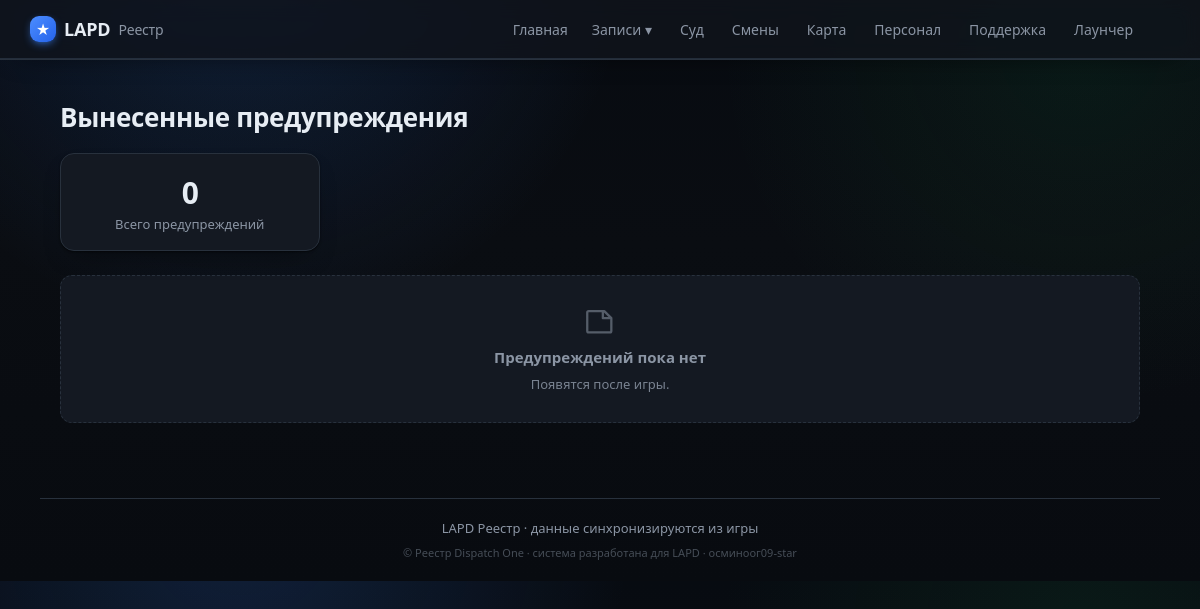
/warnings, run on an earlier commit of the app's database.
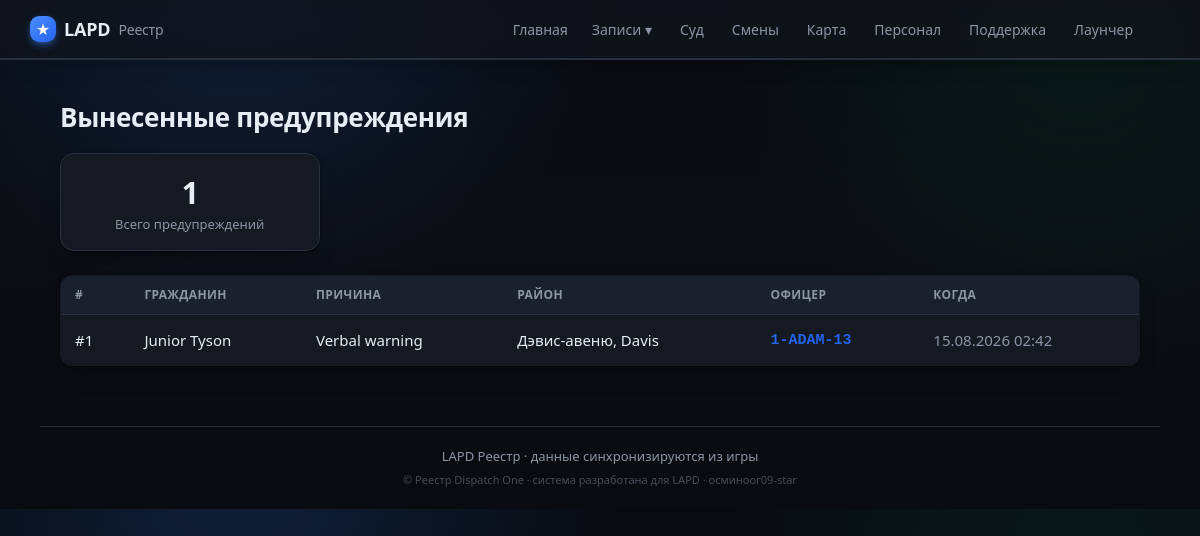
And on a later commit of the database.
### tables this page shows
CREATE TABLE warnings (
                id INTEGER PRIMARY KEY AUTOINCREMENT,
                external_id TEXT UNIQUE,
                officer_id INTEGER,
                subject_name TEXT,
                issued_at TEXT,
                location TEXT,
                reason TEXT
            );

CREATE TABLE officers (
                id INTEGER PRIMARY KEY AUTOINCREMENT,
                callsign TEXT UNIQUE NOT NULL,
                name TEXT
            , current_status TEXT, status_since TEXT, rank TEXT, department TEXT, discord TEXT, is_admin INTEGER);

### app/main.py (the view)
@app.route("/warnings")
def warnings():
    return render_template("warnings.html", warnings=db.list_warnings(300))

### app/db.py (called while the page is built)
def fmt_dt(iso):
    try:
        dt = datetime.datetime.fromisoformat(iso)
        return dt.strftime("%d.%m.%Y %H:%M")
    except Exception:
        return iso or "—"

@contextmanager
def get_conn():
    conn = sqlite3.connect(config.DB_PATH)
    conn.row_factory = sqlite3.Row
    try:
        yield conn
        conn.commit()
    finally:
        conn.close()

def _row_to_warning(r):
    d = dict(r)
    d["issued_fmt"] = fmt_dt(r["issued_at"]) if r["issued_at"] else "—"
    return d

def list_warnings(limit=200, officer_id=None):
    q = """SELECT warnings.*, officers.callsign, officers.name AS officer_name
           FROM warnings LEFT JOIN officers ON officers.id = warnings.officer_id"""
    params = []
    if officer_id:
        q += " WHERE warnings.officer_id=?"; params.append(officer_id)
    q += " ORDER BY warnings.id DESC LIMIT ?"; params.append(limit)
    with get_conn() as c:
        return [_row_to_warning(r) for r in c.execute(q, params).fetchall()]

### app/templates/warnings.html (shortened to what this page needs)
{% extends "base.html" %}
{% block content %}
<h1>Вынесенные предупреждения</h1>
<section class="stats">
  <div class="stat"><div class="num">{{ warnings|length }}</div><div class="lbl">Всего предупреждений</div></div>
</section>
{% if warnings %}
<table class="tbl">
  <thead><tr><th>#</th><th>Гражданин</th><th>Причина</th><th>Район</th><th>Офицер</th><th>Когда</th></tr></thead>
  <tbody>
  {% for w in warnings %}
    <tr>
      <td>#{{ w.id }}</td>
      <td><a class="row-link" href="{{ url_for('file_view', name=w.subject_name) }}">{{ w.subject_name }}</a></td>
      <td>{{ w.reason or '—' }}</td>
      <td>{{ w.location or '—' }}</td>
      <td>{% if w.callsign %}<a class="cs" href="{{ url_for('officer_view', callsign=w.callsign) }}">{{ w.callsign }}</a>{% else %}—{% endif %}</td>
      <td class="muted">{{ w.issued_fmt }}</td>
    </tr>
  {% endfor %}
  </tbody>
</table>
{% else %}
  <p class="empty">Предупреждений пока нет<span class="empty-sub">Появятся после игры.</span></p>
{% endif %}
{% endblock %}

What changed in the data, as far as the page shows it:
added warnings: id "1", subject_name "Junior Tyson", reason "Verbal warning", location "Дэвис-авеню, Davis", callsign "1-ADAM-13", issued_fmt "15.08.2026 02:42"
Also different on the page:
{{ warnings|length }}: "0" → "1"
text no longer shown: "Предупреждений пока нет Появятся после игры."
text now shown: "# ГРАЖДАНИН ПРИЧИНА РАЙОН ОФИЦЕР КОГДА"
